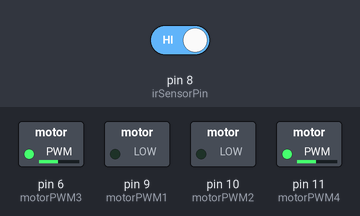
The sketch below on a simulated Arduino Uno, built with avr-gcc and run on an emulated ATmega328P. Parts: switched loads named in the sketch (green lamp = pin HIGH). Inputs (shaded band) come from the test bench; at power-on: pin 8 (irSensorPin) HIGH.

Above: at 1.2 s.
1.3 s: pin 8 (irSensorPin) driven LOW
At 2.1 s:
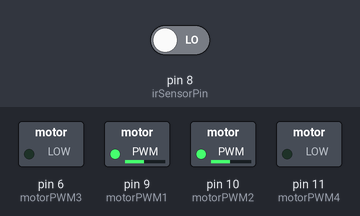
Timing chart, 0 to 4.3 s (numbered marks = the images above; inputs shaded):
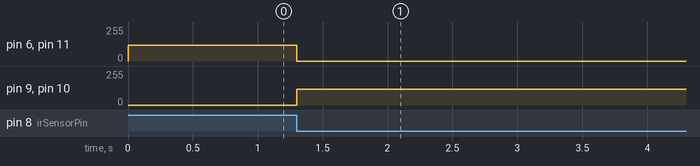

The sketch:

Self_Balancing_Robot.ino
```cpp
// Pin definitions
const int irSensorPin = 8;  // IR sensor pin connected to D8
const int motorPWM1 = 9;   // Motor PWM pin 1
const int motorPWM2 = 10;  // Motor PWM pin 2
const int motorPWM3 = 6;   // Motor PWM pin 3
const int motorPWM4 = 11;  // Motor PWM pin 4

void setup() {
  // Set up IR sensor pin as INPUT
  pinMode(irSensorPin, INPUT);

  // Set up motor driver pins as OUTPUT
  pinMode(motorPWM1, OUTPUT);
  pinMode(motorPWM2, OUTPUT);
  pinMode(motorPWM3, OUTPUT);
  pinMode(motorPWM4, OUTPUT);
}

void loop() {
  // Read IR sensor value
  int irSensorValue = digitalRead(irSensorPin);

  // If the robot is falling (IR sensor pin is LOW)
  if (irSensorValue == 0) {
    // Rotate motors clockwise
    analogWrite(motorPWM1, 120);  // PWM value for clockwise rotation
    analogWrite(motorPWM2, 120);
    analogWrite(motorPWM3, 0);    // PWM value for anti-clockwise rotation
    analogWrite(motorPWM4, 0);
  } else {
    // If the robot is not falling, rotate motors anti-clockwise
    analogWrite(motorPWM1, 0);
    analogWrite(motorPWM2, 0);
    analogWrite(motorPWM3, 120);  // PWM value for anti-clockwise rotation
    analogWrite(motorPWM4, 120);
  }
}
```

Measured:
- after the input at 1.3 s, pin 6 (motorPWM3), pin 11 (motorPWM4): 120/255 → 0/255 at once; pin 9 (motorPWM1), pin 10 (motorPWM2): 0/255 → 120/255 at once
